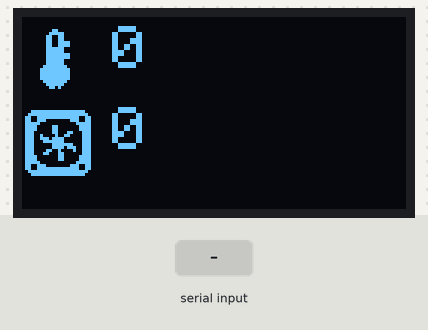
This sketch was run on a simulated Arduino Uno, built with avr-gcc and run on an emulated ATmega328P. On the bench: 128×64 one-colour display. Inputs (shaded band) come from the test bench.

Above: at 1.2 s.
1.3 s: "=\n" received over Serial
At 1.64 s:
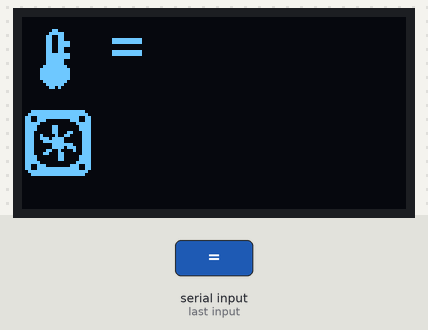
2.9 s: byte 10 ('\n') received over Serial
At 3.11 s:
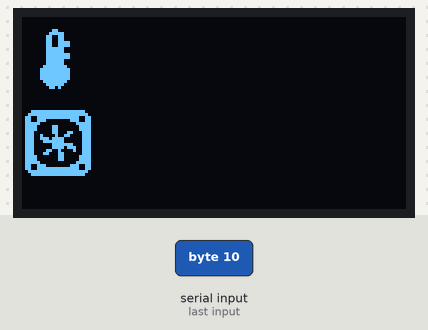
5.9 s: "-\n" received over Serial
8.9 s: "1\n" received over Serial
At 9.1 s:
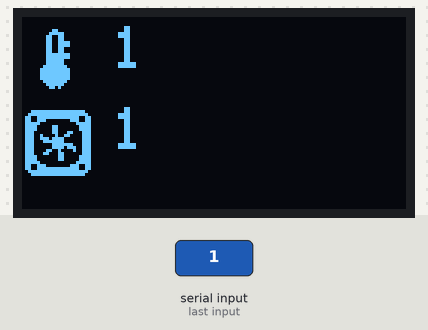

Measured:
- after the input at 1.3 s, the display: first changes at once (image 1 shows a later state)
- after the input at 2.9 s, the display: first changes after 0.05 s (image 2 shows a later state)
- after the input at 8.9 s, the display: first changes at once (image 3 shows a later state)

The sketch:

NanoCode.ino
```cpp
#include <Arduino.h>
#include <Wire.h>
#include <Adafruit_GFX.h>
#include <Adafruit_SSD1306.h>
#define SCREEN_WIDTH 128
#define SCREEN_HEIGHT 64

Adafruit_SSD1306 display(SCREEN_WIDTH, SCREEN_HEIGHT, &Wire, -1);
String inputString = "";
boolean stringComplete = false;
String gpuTemp = "0";
String gpuFanSpeed = "0";

int i = 0;
int j = 0;
unsigned long prevMillis = 0;
unsigned long interval = 50;

//frames fan animation
const unsigned char PROGMEM fanGIF [][72] = {{0x00, 0x00, 0x00, 0x1F, 0xFF, 0xF8, 0x3F, 0xFF, 0xFC, 0x67, 0xFF, 0xE6, 0x67, 0x00, 0xE6, 0x7C, 0x00, 0x3E, 0x78, 0x06, 0x1E, 0x78, 0x8C, 0x1E, 0x70, 0xCC, 0x0E, 0x70, 0x48, 0x0E, 0x70, 0x3D, 0xCE, 0x70, 0x3F, 0xCE, 0x73, 0xFC, 0x0E, 0x73, 0xBC, 0x0E, 0x70, 0x12, 0x0E, 0x70, 0x33, 0x0E, 0x78, 0x31, 0x1E, 0x78, 0x60, 0x1E, 0x7C, 0x00, 0x3E, 0x67, 0x00, 0xE6, 0x67, 0xFF, 0xE6, 0x3F, 0xFF, 0xFC, 0x1F, 0xFF, 0xF8, 0x00, 0x00, 0x00},
                                             {0x00, 0x00, 0x00, 0x1F, 0xFF, 0xF8, 0x3F, 0xFF, 0xFC, 0x67, 0xFF, 0xE6, 0x67, 0x00, 0xE6, 0x7C, 0x00, 0x3E, 0x78, 0x30, 0x1E, 0x78, 0x30, 0x1E, 0x70, 0x31, 0x8E, 0x72, 0x13, 0x0E, 0x73, 0xBC, 0x0E, 0x71, 0xFC, 0x0E, 0x70, 0x3F, 0x8E, 0x70, 0x3D, 0xCE, 0x70, 0xC8, 0x4E, 0x71, 0x8C, 0x0E, 0x78, 0x0C, 0x1E, 0x78, 0x0C, 0x1E, 0x7C, 0x00, 0x3E, 0x67, 0x00, 0xE6, 0x67, 0xFF, 0xE6, 0x3F, 0xFF, 0xFC, 0x1F, 0xFF, 0xF8, 0x00, 0x00, 0x00},
                                             {0x00, 0x00, 0x00, 0x1F, 0xFF, 0xF8, 0x3F, 0xFF, 0xFC, 0x67, 0xFF, 0xE6, 0x67, 0x00, 0xE6, 0x7C, 0x00, 0x3E, 0x78, 0x06, 0x1E, 0x78, 0x8C, 0x1E, 0x70, 0xCC, 0x0E, 0x70, 0x48, 0x0E, 0x70, 0x3D, 0xCE, 0x70, 0x3F, 0xCE, 0x73, 0xFC, 0x0E, 0x73, 0xBC, 0x0E, 0x70, 0x12, 0x0E, 0x70, 0x33, 0x0E, 0x78, 0x31, 0x1E, 0x78, 0x60, 0x1E, 0x7C, 0x00, 0x3E, 0x67, 0x00, 0xE6, 0x67, 0xFF, 0xE6, 0x3F, 0xFF, 0xFC, 0x1F, 0xFF, 0xF8, 0x00, 0x00, 0x00},
                                             {0x00, 0x00, 0x00, 0x1F, 0xFF, 0xF8, 0x3F, 0xFF, 0xFC, 0x67, 0xFF, 0xE6, 0x67, 0x00, 0xE6, 0x7C, 0x00, 0x3E, 0x78, 0x30, 0x1E, 0x78, 0x30, 0x1E, 0x70, 0x31, 0x8E, 0x72, 0x13, 0x0E, 0x73, 0xBC, 0x0E, 0x71, 0xFC, 0x0E, 0x70, 0x3F, 0x8E, 0x70, 0x3D, 0xCE, 0x70, 0xC8, 0x4E, 0x71, 0x8C, 0x0E, 0x78, 0x0C, 0x1E, 0x78, 0x0C, 0x1E, 0x7C, 0x00, 0x3E, 0x67, 0x00, 0xE6, 0x67, 0xFF, 0xE6, 0x3F, 0xFF, 0xFC, 0x1F, 0xFF, 0xF8, 0x00, 0x00, 0x00}
                                            };
//frames temp animation
const unsigned char PROGMEM tempGIF[][72] = {{0x00, 0x00, 0x00, 0x00, 0x30, 0x00, 0x00, 0x7C, 0x00, 0x00, 0xCC, 0x00, 0x00, 0xCC, 0x00, 0x00, 0xCF, 0x00, 0x00, 0xCF, 0x00, 0x00, 0xCC, 0x00, 0x00, 0xCC, 0x00, 0x00, 0xCF, 0x00, 0x00, 0xCF, 0x00, 0x00, 0xFC, 0x00, 0x00, 0xFC, 0x00, 0x01, 0xFE, 0x00, 0x03, 0xFF, 0x00, 0x03, 0xFF, 0x00, 0x03, 0xFF, 0x00, 0x03, 0xFF, 0x00, 0x01, 0xFE, 0x00, 0x00, 0xFC, 0x00, 0x00, 0x68, 0x00, 0x00, 0x00, 0x00, 0x00, 0x00, 0x00, 0x00, 0x00, 0x00},
                                             {0x00, 0x00, 0x00, 0x00, 0x30, 0x00, 0x00, 0x7C, 0x00, 0x00, 0xCC, 0x00, 0x00, 0xCC, 0x00, 0x00, 0xCF, 0x00, 0x00, 0xCF, 0x00, 0x00, 0xCC, 0x00, 0x00, 0xCC, 0x00, 0x00, 0xFF, 0x00, 0x00, 0xFF, 0x00, 0x00, 0xFC, 0x00, 0x00, 0xFC, 0x00, 0x01, 0xFE, 0x00, 0x03, 0xFF, 0x00, 0x03, 0xFF, 0x00, 0x03, 0xFF, 0x00, 0x03, 0xFF, 0x00, 0x01, 0xFE, 0x00, 0x00, 0xFC, 0x00, 0x00, 0x68, 0x00, 0x00, 0x00, 0x00, 0x00, 0x00, 0x00, 0x00, 0x00, 0x00},
                                             {0x00, 0x00, 0x00, 0x00, 0x30, 0x00, 0x00, 0x7C, 0x00, 0x00, 0xCC, 0x00, 0x00, 0xCC, 0x00, 0x00, 0xCF, 0x00, 0x00, 0xCF, 0x00, 0x00, 0xFC, 0x00, 0x00, 0xFC, 0x00, 0x00, 0xFF, 0x00, 0x00, 0xFF, 0x00, 0x00, 0xFC, 0x00, 0x00, 0xFC, 0x00, 0x01, 0xFE, 0x00, 0x03, 0xFF, 0x00, 0x03, 0xFF, 0x00, 0x03, 0xFF, 0x00, 0x03, 0xFF, 0x00, 0x01, 0xFE, 0x00, 0x00, 0xFC, 0x00, 0x00, 0x68, 0x00, 0x00, 0x00, 0x00, 0x00, 0x00, 0x00, 0x00, 0x00, 0x00},
                                             {0x00, 0x00, 0x00, 0x00, 0x30, 0x00, 0x00, 0x7C, 0x00, 0x00, 0xCC, 0x00, 0x00, 0xCC, 0x00, 0x00, 0xFF, 0x00, 0x00, 0xFF, 0x00, 0x00, 0xFC, 0x00, 0x00, 0xFC, 0x00, 0x00, 0xFF, 0x00, 0x00, 0xFF, 0x00, 0x00, 0xFC, 0x00, 0x00, 0xFC, 0x00, 0x01, 0xFE, 0x00, 0x03, 0xFF, 0x00, 0x03, 0xFF, 0x00, 0x03, 0xFF, 0x00, 0x03, 0xFF, 0x00, 0x01, 0xFE, 0x00, 0x00, 0xFC, 0x00, 0x00, 0x68, 0x00, 0x00, 0x00, 0x00, 0x00, 0x00, 0x00, 0x00, 0x00, 0x00}
                                            };

void parseData(String);
void displayUpdate(String temp, String fan);

void setup() {
  // put your setup code here, to run once:
  Serial.begin(115200);
  if(!display.begin(SSD1306_SWITCHCAPVCC, 0x3C)){
    Serial.println("Display allocation failed");
  }
  display.clearDisplay();
  display.setTextColor(WHITE);
  display.setTextSize(2);
}

void loop() {
  // put your main code here, to run repeatedly:
  if (stringComplete){
    if (inputString.equals("Start")){
      Serial.write("Started\n");
      stringComplete = false;
      inputString = "";
      return;
    }
      parseData(inputString);
      displayUpdate(gpuTemp, gpuFanSpeed);
      stringComplete = false;
      inputString = "";
  }
  unsigned long currentMillis = millis();
  if (currentMillis - prevMillis > interval){
    displayUpdate(gpuTemp, gpuFanSpeed);
    i++;
  }
  if (currentMillis - prevMillis > interval*2){
    displayUpdate(gpuTemp, gpuFanSpeed);
    i++;
    j++;
    prevMillis = currentMillis;
  }


}
// als er een input van de pc komt zorgt deze functie dat de string die binnen komt word gelezen en opgeslagen.
void serialEvent(){
  while (Serial.available()){
    char inChar = (char)Serial.read();
    if (inChar == '\n'){
      stringComplete = true;
      return;
    }
    inputString += inChar;
  }
}
// gets the right data out of the recieved string and stores it in variables
void parseData(String data){
  String temp = data.substring(0, data.indexOf("-"));
  gpuTemp = temp;
  temp = data.substring(data.indexOf("-") + 1, data.indexOf("="));
  gpuFanSpeed = temp;
}

// prints values op de display
void displayUpdate(String temp, String fan){
  display.clearDisplay();
  display.drawBitmap(0, 3,tempGIF[j],24,24, 1);
  display.setCursor(30, 3);
  display.print(gpuTemp);
  display.drawBitmap(0, 30, fanGIF[i], 24, 24,1);
  display.setCursor(30, 30);
  display.print(gpuFanSpeed);
  display.display();
  if (i > 2){
    i = 0;
  }
  if (j > 2){
    j = 0;
  }
}
```
